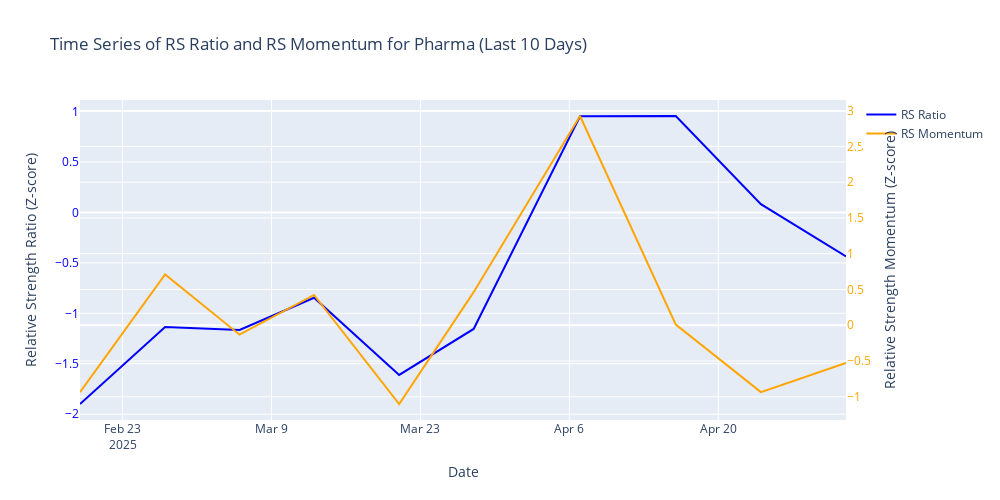

Source (notebook cell):
### Code cell
import plotly.graph_objects as go

# Parameter to control the number of past days to plot
past_days = 10  # Adjust this value as needed (e.g., 126 for 6 months, 63 for 3 months)

# Filter data for the specified past days
start_date = rs_ratios_normalized.index[-past_days]
rs_ratios_filtered = rs_ratios_normalized.loc[start_date:]
rs_momentum_filtered = rs_momentum_normalized.loc[start_date:]

# Create the plot with dual y-axes
fig = go.Figure()

# Add RS Ratio (left y-axis)
fig.add_trace(
    go.Scatter(
        x=rs_ratios_filtered.index,
        y=rs_ratios_filtered["FMCG"],
        mode="lines",
        name="RS Ratio",
        line=dict(color="blue")
    )
)

# Add RS Momentum (right y-axis)
fig.add_trace(
    go.Scatter(
        x=rs_momentum_filtered.index,
        y=rs_momentum_filtered["FMCG"],
        mode="lines",
        name="RS Momentum",
        line=dict(color="orange"),
        yaxis="y2"
    )
)

# Update layout with dual y-axes
fig.update_layout(
    title=f"Time Series of RS Ratio and RS Momentum for Pharma (Last {past_days} Days)",
    xaxis_title="Date",
    yaxis=dict(title="Relative Strength Ratio (Z-score)", tickfont=dict(color="blue")),
    yaxis2=dict(title="Relative Strength Momentum (Z-score)", tickfont=dict(color="orange"), overlaying="y", side="right"),
    width=1000,
    height=500,
    showlegend=True,
    hovermode="x unified"
)

# Show plot
fig.show()

### Figure 1 — Plotly figure (JSON) as saved in the notebook; plotly's stock layout.template omitted (floating-point values rounded to 4 significant figures)
{"data": [{"line": {"color": "blue"}, "mode": "lines", "name": "RS Ratio", "type": "scatter", "x": ["2025-02-19T00:00:00.000000000", "2025-02-27T00:00:00.000000000", "2025-03-06T00:00:00.000000000", "2025-03-13T00:00:00.000000000", "2025-03-21T00:00:00.000000000", "2025-03-28T00:00:00.000000000", "2025-04-07T00:00:00.000000000", "2025-04-16T00:00:00.000000000", "2025-04-24T00:00:00.000000000", "2025-05-02T00:00:00.000000000"], "y": [-1.899, -1.134, -1.165, -0.8456, -1.61, -1.155, 0.9525, 0.956, 0.08164, -0.4353]}, {"line": {"color": "orange"}, "mode": "lines", "name": "RS Momentum", "type": "scatter", "x": ["2025-02-19T00:00:00.000000000", "2025-02-27T00:00:00.000000000", "2025-03-06T00:00:00.000000000", "2025-03-13T00:00:00.000000000", "2025-03-21T00:00:00.000000000", "2025-03-28T00:00:00.000000000", "2025-04-07T00:00:00.000000000", "2025-04-16T00:00:00.000000000", "2025-04-24T00:00:00.000000000", "2025-05-02T00:00:00.000000000"], "y": [-0.9363, 0.7097, -0.1315, 0.4231, -1.101, 0.4625, 2.925, 0.008581, -0.9346, -0.5257], "yaxis": "y2"}], "layout": {"height": 500, "hovermode": "x unified", "showlegend": true, "title": {"text": "Time Series of RS Ratio and RS Momentum for Pharma (Last 10 Days)"}, "width": 1000, "xaxis": {"title": {"text": "Date"}}, "yaxis": {"tickfont": {"color": "blue"}, "title": {"text": "Relative Strength Ratio (Z-score)"}}, "yaxis2": {"overlaying": "y", "side": "right", "tickfont": {"color": "orange"}, "title": {"text": "Relative Strength Momentum (Z-score)"}}}}
